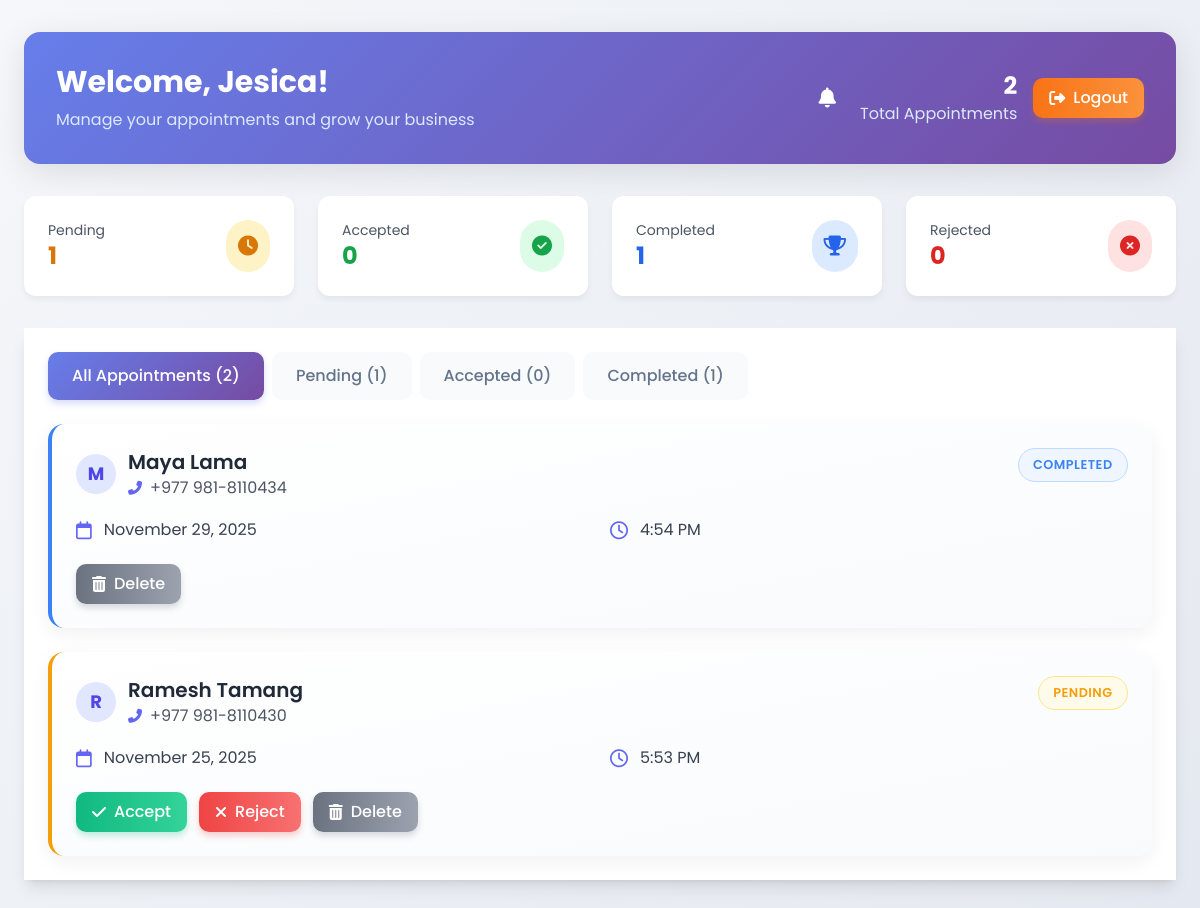
The page /worker/dashboard/ (signed in) on the database its author committed.
### jobs/models.py (models this page shows, shortened)
class Worker(models.Model):
    owner = models.OneToOneField(User, on_delete=models.CASCADE)
    name = models.CharField(max_length=50)
    phone_number = PhoneNumberField(region="NP", unique=True)
    tagline = models.CharField(max_length=100)
    bio = models.TextField(blank=True)
    profile_pic = models.ImageField(upload_to="profiles/", blank=True)
    verified = models.BooleanField(default=False)
    citizenship_image = models.ImageField(upload_to='citizenship/', blank=True, null=True)
    certificate_file = models.FileField(upload_to='certificates/', blank=True, null=True)
    appointed = models.BooleanField(default=False)
    appointment_date = models.DateTimeField(null=True, blank=True)
    average_rating = models.DecimalField(max_digits=3, decimal_places=2, default=0.00)
    total_ratings = models.PositiveIntegerField(default=0)
    rating_count = models.PositiveIntegerField(default=0)
    shift = models.CharField(max_length=10, choices=SHIFT_CHOICES, default=SHIFT_ALL)
    latitude = models.FloatField(null=True, blank=True)
    longitude = models.FloatField(null=True, blank=True)

class Appointment(models.Model):
    STATUS_CHOICES = [
        ('pending', 'Pending'),
        ('accepted', 'Accepted'),
        ('rejected', 'Rejected'),
        ('completed', 'Completed'),
    ]
    SHIFT_TYPES = [
        ('day', 'Day Shift'),
        ('night', 'Night Shift'),
    ]
    customer = models.ForeignKey(Customer, on_delete=models.CASCADE, related_name='customer_appointments')
    worker = models.ForeignKey(Worker, on_delete=models.CASCADE, related_name='worker_appointments')
    service_subtask = models.ForeignKey(WorkerSubTaskPricing, on_delete=models.SET_NULL, null=True, blank=True)
    appointment_date = models.DateTimeField(null=True, blank=True)
    status = models.CharField(max_length=10, choices=STATUS_CHOICES, default='pending')
    shift_type = models.CharField(max_length=10, choices=SHIFT_TYPES, default='day')
    location = models.TextField(blank=True, null=True)
    special_instructions = models.TextField(blank=True, null=True)
    reason = models.TextField(blank=True, null=True)
    customer_completed = models.BooleanField(default=False)
    worker_completed = models.BooleanField(default=False)
    customer_latitude = models.FloatField(null=True, blank=True)
    customer_longitude = models.FloatField(null=True, blank=True)
    created_at = models.DateTimeField(auto_now_add=True)

class Customer(models.Model):
    owner = models.OneToOneField(User, on_delete=models.CASCADE)
    name = models.CharField(max_length=50)
    phone_number = PhoneNumberField(region="NP", unique=True)
    profile_pic = models.ImageField(upload_to="profiles/", blank=True)
    latitude = models.FloatField(null=True, blank=True)
    longitude = models.FloatField(null=True, blank=True)

### jobs/views.py (the view)
# urls.py: path('worker/dashboard/', views.worker_dashboard, name='worker_dashboard'),
@login_required
def worker_dashboard(request):
    try:
        worker = request.user.worker
    except AttributeError:
        messages.error(request, "You don't have a worker profile.")
        return redirect('worker-list')
    appointments = Appointment.objects.filter(worker=worker).order_by('-appointment_date')
    pending_appointments = appointments.filter(status='pending')
    accepted_appointments = appointments.filter(status='accepted')
    completed_appointments = appointments.filter(status='completed')
    rejected_appointments = appointments.filter(status='rejected')
    context = {
        'worker': worker,
        'appointments': appointments,
        'pending_appointments': pending_appointments,
        'accepted_appointments': accepted_appointments,
        'completed_appointments': completed_appointments,
        'rejected_appointments': rejected_appointments,
    }
    return render(request, 'jobs/worker_dashboard.html', context)

### jobs/templates/jobs/worker_dashboard.html (shortened to what this page needs)
{% load static %}
<!DOCTYPE html>
<html lang="en">
<head>
  <script src="https://cdn.tailwindcss.com"></script>
  <link rel="stylesheet" href="https://cdnjs.cloudflare.com/ajax/libs/font-awesome/6.4.0/css/all.min.css">
</head>
<body class="min-h-screen py-8 px-4">
  <div class="max-w-6xl mx-auto">
    <div class="dashboard-header p-8 mb-8 fade-in">
      <div class="flex items-center justify-between">
        <div>
          <h1 class="text-3xl font-bold mb-2">Welcome, {{ worker.name }}!</h1>
          <p class="text-blue-100">Manage your appointments and grow your business</p>
        </div>
        <div class="flex items-center space-x-4">
          <div class="relative notification-badge">
            <button id="notificationBell" class="text-white text-xl p-2 rounded-full hover:bg-white/10 transition">
              <i class="fas fa-bell"></i>
            </button>
          </div>
          <div class="text-right mr-4">
            <div class="text-2xl font-bold">{{ appointments.count }}</div>
            <div class="text-blue-100">Total Appointments</div>
          </div>
          <form action="{% url 'logout' %}" method="post" style="display: inline;">
            <button type="submit" class="btn btn-logout px-4 py-2">
              <i class="fas fa-sign-out-alt mr-2"></i> Logout
            </button>
          </form>
        </div>
      </div>
    </div>
    <div class="grid grid-cols-1 md:grid-cols-4 gap-6 mb-8">
      <div class="stats-card p-6 fade-in">
        <div class="flex items-center justify-between">
          <div>
            <p class="text-sm text-gray-600">Pending</p>
            <p class="text-2xl font-bold text-amber-600">{{ pending_appointments.count }}</p>
          </div>
          <div class="bg-amber-100 p-3 rounded-full">
            <i class="fas fa-clock text-amber-600 text-xl"></i>
          </div>
        </div>
      </div>
      <div class="stats-card p-6 fade-in">
        <div class="flex items-center justify-between">
          <div>
            <p class="text-sm text-gray-600">Accepted</p>
            <p class="text-2xl font-bold text-green-600">{{ accepted_appointments.count }}</p>
          </div>
          <div class="bg-green-100 p-3 rounded-full">
            <i class="fas fa-check-circle text-green-600 text-xl"></i>
          </div>
        </div>
      </div>
      <div class="stats-card p-6 fade-in">
        <div class="flex items-center justify-between">
          <div>
            <p class="text-sm text-gray-600">Completed</p>
            <p class="text-2xl font-bold text-blue-600">{{ completed_appointments.count }}</p>
          </div>
          <div class="bg-blue-100 p-3 rounded-full">
            <i class="fas fa-trophy text-blue-600 text-xl"></i>
          </div>
        </div>
      </div>
      <div class="stats-card p-6 fade-in">
        <div class="flex items-center justify-between">
          <div>
            <p class="text-sm text-gray-600">Rejected</p>
            <p class="text-2xl font-bold text-red-600">{{ rejected_appointments.count }}</p>
          </div>
          <div class="bg-red-100 p-3 rounded-full">
            <i class="fas fa-times-circle text-red-600 text-xl"></i>
          </div>
        </div>
      </div>
    </div>
    <div class="bg-white rounded-16 p-6 mb-6 shadow-lg">
      <div class="flex flex-wrap gap-2 mb-6">
        <button class="tab-button active" onclick="showTab('all')">
          All Appointments ({{ appointments.count }})
        </button>
        <button class="tab-button" onclick="showTab('pending')">
          Pending ({{ pending_appointments.count }})
        </button>
        <button class="tab-button" onclick="showTab('accepted')">
          Accepted ({{ accepted_appointments.count }})
        </button>
        <button class="tab-button" onclick="showTab('completed')">
          Completed ({{ completed_appointments.count }})
        </button>
      </div>
      <div id="all-tab" class="tab-content active">
        {% if appointments %}
          <div class="space-y-6">
            {% for appointment in appointments %}
              <div class="appointment-card {{ appointment.status }} p-6 fade-in">
                <div class="flex justify-between items-start mb-4">
                  <div class="flex items-center">
                    <div class="customer-avatar">
                      {% if appointment.customer.profile_pic %}
                        <img src="{{ appointment.customer.profile_pic.url }}" alt="{{ appointment.customer.name }}">
                      {% else %}
                        <span class="text-lg font-bold text-indigo-600">{{ appointment.customer.name|first }}</span>
                      {% endif %}
                    </div>
                    <div>
                      <h3 class="text-xl font-semibold text-gray-800">{{ appointment.customer.name }}</h3>
                      <p class="text-gray-600 flex items-center">
                        <i class="fas fa-phone-alt text-indigo-500 mr-2 text-sm"></i>
                        {{ appointment.customer.phone_number }}
                      </p>
                    </div>
                  </div>
                  <span class="status-badge status-{{ appointment.status }}">{{ appointment.status|title }}</span>
                </div>
                <div class="grid grid-cols-1 md:grid-cols-2 gap-4 mb-5 text-gray-700">
                  <div class="flex items-center">
                    <i class="far fa-calendar text-indigo-500 mr-3 text-lg"></i>
                    <span>{{ appointment.appointment_date|date:"F j, Y" }}</span>
                  </div>
                  <div class="flex items-center">
                    <i class="far fa-clock text-indigo-500 mr-3 text-lg"></i>
                    <span>{{ appointment.appointment_date|time:"g:i A" }}</span>
                  </div>
                </div>
                <div class="flex flex-wrap gap-3 mt-4">
                  {% if appointment.status == 'pending' %}
                    <form action="{% url 'accept_appointment' appointment.id %}" method="post" style="display: inline;">
                      <button type="submit" class="btn btn-accept px-4 py-2">
                        <i class="fas fa-check mr-2"></i> Accept
                      </button>
                    </form>
                    <form action="{% url 'reject_appointment' appointment.id %}" method="post" style="display: inline;">
                      <button type="submit" class="btn btn-reject px-4 py-2">
                        <i class="fas fa-times mr-2"></i> Reject
                      </button>
                    </form>
                  {% endif %}
                  <form action="{% url 'delete_appointment' appointment.id %}" method="post" style="display: inline;">
                    <button type="submit" class="btn btn-delete px-4 py-2" onclick="return confirm('Are you sure you want to delete this appointment?')">
                      <i class="fas fa-trash-alt mr-2"></i> Delete
                    </button>
                  </form>
                </div>
              </div>
            {% endfor %}
          </div>
        {% else %}
          <div class="empty-state">
            <i class="fas fa-calendar-times"></i>
            <h3 class="text-2xl font-semibold text-gray-800 mb-2">No Appointments Yet</h3>
            <p class="text-gray-600">You haven't received any appointment requests yet.</p>
          </div>
        {% endif %}
      </div>
    </div>
  </div>
</body>
</html>

### jobs/templates/jobs/worker_dashboard.html (style rules this page uses)
body { font-family: 'Poppins', sans-serif; background: linear-gradient(135deg, #f5f7fa 0%, #e4e8f0 100%); min-height: 100vh; }
.dashboard-header { background: linear-gradient(135deg, #667eea 0%, #764ba2 100%); border-radius: 16px; color: white; box-shadow: 0 8px 32px rgba(0, 0, 0, 0.1); }
.stats-card { background: white; border-radius: 12px; box-shadow: 0 4px 6px rgba(0, 0, 0, 0.05); transition: transform 0.3s ease, box-shadow 0.3s ease; }
.appointment-card { background: linear-gradient(to bottom right, #fff 0%, #f8fafc 100%); border-radius: 16px; box-shadow: 0 6px 20px rgba(0, 0, 0, 0.06); transition: transform 0.3s ease, box-shadow 0.3s ease; border-left: 4px solid transparent; overflow: hidden; }
.appointment-card.pending { border-left-color: #f59e0b; }
.appointment-card.completed { border-left-color: #3b82f6; }
.status-badge { padding: 0.4rem 0.9rem; border-radius: 20px; font-size: 0.8rem; font-weight: 600; text-transform: uppercase; letter-spacing: 0.5px; }
.status-pending { background:#fffbeb; color:#f59e0b; border: 1px solid #fde68a; }
.status-completed { background:#eff6ff; color:#3b82f6; border: 1px solid #bfdbfe; }
.btn { transition: all 0.3s ease; font-weight: 500; border-radius: 10px; display: inline-flex; align-items: center; justify-content: center; text-decoration: none; }
.btn-accept { background: linear-gradient(to right, #10b981, #34d399); color: white; box-shadow: 0 4px 6px rgba(16, 185, 129, 0.25); }
.btn-reject { background: linear-gradient(to right, #ef4444, #f87171); color: white; box-shadow: 0 4px 6px rgba(239, 68, 68, 0.25); }
.btn-delete { background: linear-gradient(to right, #6b7280, #9ca3af); color: white; box-shadow: 0 4px 6px rgba(107, 114, 128, 0.25); }
.btn-logout { background: linear-gradient(to right, #f97316, #fb923c); color: white; box-shadow: 0 4px 6px rgba(249, 115, 22, 0.25); }
.tab-button { transition: all 0.3s ease; border-radius: 10px; font-weight: 500; padding: 0.75rem 1.5rem; cursor: pointer; }
.tab-button.active { background: linear-gradient(135deg, #667eea 0%, #764ba2 100%); color: white; box-shadow: 0 4px 6px rgba(102, 126, 234, 0.25); }
.tab-button:not(.active) { background: #f8fafc; color: #64748b; }
.customer-avatar { width: 40px; height: 40px; border-radius: 50%; overflow: hidden; background-color: #e0e7ff; display: flex; align-items: center; justify-content: center; margin-right: 12px; flex-shrink: 0; }
.fade-in { animation: fadeIn 0.5s ease; }
.tab-content { display: none; }
.tab-content.active { display: block; }
.notification-badge { position: relative; }

### rows shown on the page
Worker: name "Jesica"
Appointment: customer.name|first "M", customer.name "Maya Lama", customer.phone_number "+977 981-8110434", status "COMPLETED", appointment_date "November 29, 2025", appointment_date "4:54 PM"
Appointment: customer.name|first "R", customer.name "Ramesh Tamang", customer.phone_number "+977 981-8110430", status "PENDING", appointment_date "November 25, 2025", appointment_date "5:53 PM", shows "Accept"

### other values the page prints
{{ appointments.count }} "2"
{{ pending_appointments.count }} "1"
{{ accepted_appointments.count }} "0"
{{ completed_appointments.count }} "1"
{{ rejected_appointments.count }} "0"
